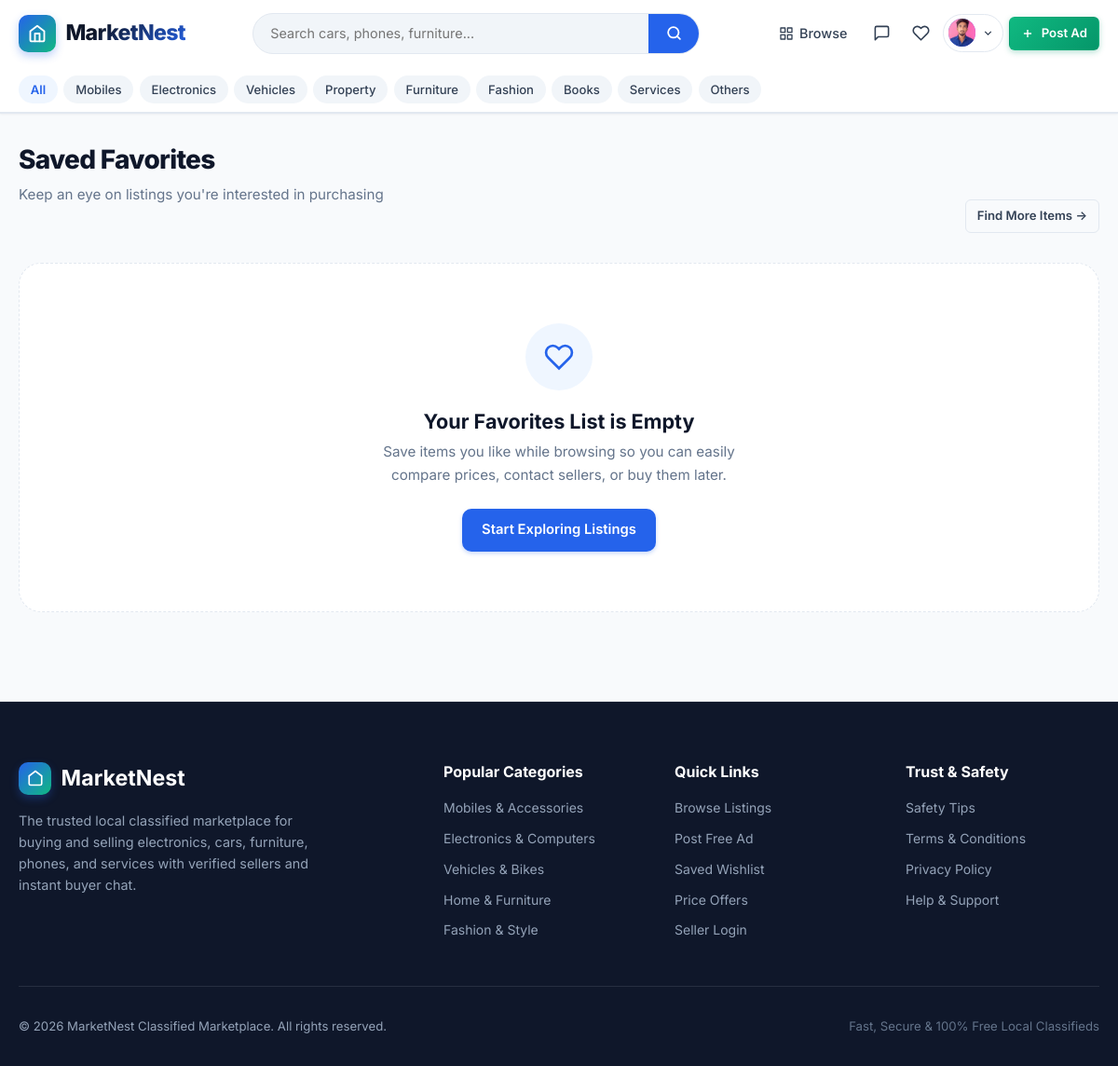
Screenshot of /favorites/ (signed in) with the database file from the repository.
### marketplace/models.py (models this page shows, shortened)
class Profile(models.Model):
    user = models.OneToOneField(User, on_delete=models.CASCADE, related_name='profile')
    phone = models.CharField(max_length=20, blank=True)
    location = models.CharField(max_length=120, blank=True, default='Mumbai, India')
    bio = models.TextField(blank=True, max_length=500)
    avatar = models.ImageField(upload_to='avatars/', blank=True, null=True)
    created_at = models.DateTimeField(auto_now_add=True)
    updated_at = models.DateTimeField(auto_now=True)
    @property
    def avatar_url(self):
        if self.avatar and hasattr(self.avatar, 'url'):
            return self.avatar.url
        return None

class Category(models.Model):
    name = models.CharField(max_length=80, unique=True)
    slug = models.SlugField(max_length=100, unique=True, blank=True)
    icon = models.CharField(max_length=50, default='tag', help_text='Icon identifier (e.g. smartphone, laptop, car, home, armchair, shirt, book, briefcase, wrench, box)')
    description = models.TextField(blank=True)
    order = models.PositiveIntegerField(default=0)
    class Meta:
        verbose_name_plural = 'Categories'
        ordering = ['order', 'name']

### marketplace/views.py (the view)
# urls.py: path('favorites/', views.favorites_view, name='favorites'),
@login_required
def favorites_view(request):
    favorites = Favorite.objects.filter(user=request.user).select_related(
        'listing', 'listing__category', 'listing__seller'
    ).prefetch_related('listing__images')
    return render(request, 'favorites.html', {'favorites': favorites})

### marketplace/context_processors.py (called while the page is built)
def marketplace_context(request):
    context = {
        'all_categories': Category.objects.all()[:10],
        'favorites_count': 0,
        'unread_messages_count': 0,
        'pending_offers_count': 0,
    }
    if request.user.is_authenticated:
        context['favorites_count'] = Favorite.objects.filter(user=request.user).count()
        context['unread_messages_count'] = Message.objects.filter(
            conversation__in=request.user.buyer_conversations.all() | request.user.seller_conversations.all(),
            is_read=False
        ).exclude(sender=request.user).count()
        context['pending_offers_count'] = Offer.objects.filter(
            seller=request.user,
            status='pending'
        ).count()
    return context

### marketplace/templates/favorites.html (shortened to what this page needs)
{% extends 'base.html' %}
{% load static %}
{% block content %}
<div class="container" style="padding-top: 2rem;">
  <div class="section-header">
    <div>
      <h1 class="section-title">Saved Favorites</h1>
      <p class="section-subtitle">Keep an eye on listings you're interested in purchasing</p>
    </div>
    <a href="{% url 'browse' %}" class="btn btn-outline btn-sm">Find More Items &rarr;</a>
  </div>
  {% if favorites %}
    <div class="product-grid">
      {% for fav in favorites %}
        {% with item=fav.listing %}
          <div class="product-card">
            <div class="card-img-wrap">
              {% if item.primary_image_url %}
                <img src="{{ item.primary_image_url }}" alt="{{ item.title }}" class="card-img" loading="lazy">
              {% else %}
                <div style="width:100%; height:100%; display:flex; align-items:center; justify-content:center; background:#e2e8f0; color:#64748b;">
                  <svg width="44" height="44" viewBox="0 0 24 24" fill="none" stroke="currentColor" stroke-width="1.5"><rect x="3" y="3" width="18" height="18" rx="2" ry="2"></rect><circle cx="8.5" cy="8.5" r="1.5"></circle><polyline points="21 15 16 10 5 21"></polyline></svg>
                </div>
              {% endif %}
              <span class="badge badge-primary card-badge-top-left">
                {{ item.get_condition_display }}
              </span>
              <button type="button" class="card-fav-btn active"
                      data-listing-id="{{ item.id }}"
                      data-url="{% url 'toggle_favorite' item.id %}"
                      title="Remove from favorites">
                <svg width="18" height="18" viewBox="0 0 24 24" fill="currentColor" stroke="currentColor" stroke-width="2">
                  <path d="M20.84 4.61a5.5 5.5 0 0 0-7.78 0L12 5.67l-1.06-1.06a5.5 5.5 0 0 0-7.78 7.78l1.06 1.06L12 21.23l7.78-7.78 1.06-1.06a5.5 5.5 0 0 0 0-7.78z"></path>
                </svg>
              </button>
            </div>
            <div class="card-body">
              <div class="card-price-row">
                <span class="card-price">{{ item.formatted_price }}</span>
                {% if item.status == 'sold' %}
                  <span class="badge badge-neutral">Sold</span>
                {% else %}
                  <span class="badge badge-neutral" style="font-size: 0.7rem;">{{ item.category.name }}</span>
                {% endif %}
              </div>
              <h3 class="card-title">
                <a href="{% url 'product_detail' item.id %}">{{ item.title }}</a>
              </h3>
              <div class="card-meta">
                <span class="card-location">{{ item.location }}</span>
                <span class="card-date">Saved {{ fav.created_at|timesince }} ago</span>
              </div>
            </div>
          </div>
        {% endwith %}
      {% endfor %}
    </div>
  {% else %}
    <div class="empty-state">
      <div class="empty-icon-box">
        <svg width="32" height="32" viewBox="0 0 24 24" fill="none" stroke="currentColor" stroke-width="2"><path d="M20.84 4.61a5.5 5.5 0 0 0-7.78 0L12 5.67l-1.06-1.06a5.5 5.5 0 0 0-7.78 7.78l1.06 1.06L12 21.23l7.78-7.78 1.06-1.06a5.5 5.5 0 0 0 0-7.78z"></path></svg>
      </div>
      <h3>Your Favorites List is Empty</h3>
      <p>Save items you like while browsing so you can easily compare prices, contact sellers, or buy them later.</p>
      <a href="{% url 'browse' %}" class="btn btn-primary">Start Exploring Listings</a>
    </div>
  {% endif %}
</div>
{% endblock %}

### marketplace/templates/base.html (shortened to what this page needs)
{% load static %}
<!DOCTYPE html>
<html lang="en">
<head>
  <link rel="stylesheet" href="{% static 'css/style.css' %}">
</head>
<body>
<header class="site-header">
  <div class="container">
    <nav class="navbar">
      <a href="{% url 'home' %}" class="brand-logo" id="siteLogo">
        <div class="brand-icon-box">
          <svg width="20" height="20" viewBox="0 0 24 24" fill="none" stroke="currentColor" stroke-width="2.2" stroke-linecap="round" stroke-linejoin="round">
            <path d="m3 9 9-7 9 7v11a2 2 0 0 1-2 2H5a2 2 0 0 1-2-2z"></path>
            <polyline points="9 22 9 12 15 12 15 22"></polyline>
          </svg>
        </div>
        <span class="brand-name">MarketNest</span>
      </a>
      <div class="header-search">
        <form action="{% url 'browse' %}" method="GET" class="search-bar-inline">
          <input type="text" name="q" placeholder="Search cars, phones, furniture..." value="{{ request.GET.q }}">
          <button type="submit" aria-label="Search">
            <svg width="17" height="17" viewBox="0 0 24 24" fill="none" stroke="currentColor" stroke-width="2.5" stroke-linecap="round" stroke-linejoin="round">
              <circle cx="11" cy="11" r="8"></circle><line x1="21" y1="21" x2="16.65" y2="16.65"></line>
            </svg>
          </button>
        </form>
      </div>
      <div class="nav-actions">
        <div class="nav-links-desktop" id="navDesktopLinks">
          <a href="{% url 'browse' %}" class="nav-link">
            Browse
          </a>
          {% if user.is_authenticated %}
            <a href="{% url 'messages_inbox' %}" class="nav-icon-btn" title="Messages">
              <svg width="19" height="19" viewBox="0 0 24 24" fill="none" stroke="currentColor" stroke-width="2" stroke-linecap="round" stroke-linejoin="round">
                <path d="M21 15a2 2 0 0 1-2 2H7l-4 4V5a2 2 0 0 1 2-2h14a2 2 0 0 1 2 2z"></path>
              </svg>
            </a>
            <a href="{% url 'favorites' %}" class="nav-icon-btn" title="Saved">
              <svg width="19" height="19" viewBox="0 0 24 24" fill="none" stroke="currentColor" stroke-width="2" stroke-linecap="round" stroke-linejoin="round">
                <path d="M20.84 4.61a5.5 5.5 0 0 0-7.78 0L12 5.67l-1.06-1.06a5.5 5.5 0 0 0-7.78 7.78l1.06 1.06L12 21.23l7.78-7.78 1.06-1.06a5.5 5.5 0 0 0 0-7.78z"></path>
              </svg>
            </a>
            <div class="user-menu-dropdown">
              <button type="button" class="user-avatar-btn" id="userMenuBtn" aria-expanded="false">
                <div class="avatar-circle">
                  {% if user.profile.avatar_url %}
                    <img src="{{ user.profile.avatar_url }}" alt="{{ user.username }}">
                  {% else %}
                    {{ user.username|make_list|first|upper }}
                  {% endif %}
                </div>
                <svg width="13" height="13" viewBox="0 0 24 24" fill="none" stroke="currentColor" stroke-width="2.5">
                  <polyline points="6 9 12 15 18 9"></polyline>
                </svg>
              </button>
            </div>
          {% else %}
            <a href="{% url 'login' %}" class="nav-link">Log In</a>
            <a href="{% url 'register' %}" class="btn btn-outline-primary btn-sm">Register</a>
          {% endif %}
          <a href="{% url 'create_listing' %}" class="btn btn-accent btn-sm" id="postAdBtn">
            <svg width="14" height="14" viewBox="0 0 24 24" fill="none" stroke="currentColor" stroke-width="2.5"><line x1="12" y1="5" x2="12" y2="19"></line><line x1="5" y1="12" x2="19" y2="12"></line></svg>
            Post Ad
          </a>
        </div>
      </div>
    </nav>
  </div>
  {% if all_categories %}
  <div class="category-subnav">
    <div class="container">
      <ul class="category-subnav-list">
        <li class="category-subnav-item">
          <a href="{% url 'browse' %}" class="{% if not request.GET.category %}active{% endif %}">All</a>
        </li>
        {% for cat in all_categories %}
        <li class="category-subnav-item">
          <a href="{% url 'browse' %}?category={{ cat.slug }}" class="{% if request.GET.category == cat.slug %}active{% endif %}">{{ cat.name }}</a>
        </li>
        {% endfor %}
      </ul>
    </div>
  </div>
  {% endif %}
</header>
<main class="main-content">
  {% block content %}{% endblock %}
</main>
<footer class="site-footer">
  <div class="container">
    <div class="footer-grid">
      <div class="footer-brand">
        <div style="display:flex;align-items:center;gap:0.65rem;margin-bottom:1rem;">
          <div class="brand-icon-box" style="width:2.2rem;height:2.2rem;">
            <svg width="18" height="18" viewBox="0 0 24 24" fill="none" stroke="currentColor" stroke-width="2.2">
              <path d="m3 9 9-7 9 7v11a2 2 0 0 1-2 2H5a2 2 0 0 1-2-2z"></path>
            </svg>
          </div>
          <h3 style="margin-bottom:0;color:#fff;">MarketNest</h3>
        </div>
        <p>The trusted local classified marketplace for buying and selling electronics, cars, furniture, phones, and services with verified sellers and instant buyer chat.</p>
      </div>
      <div class="footer-col">
        <h4>Popular Categories</h4>
        <div class="footer-links">
          <a href="{% url 'browse' %}?category=mobiles">Mobiles &amp; Accessories</a>
          <a href="{% url 'browse' %}?category=electronics">Electronics &amp; Computers</a>
          <a href="{% url 'browse' %}?category=vehicles">Vehicles &amp; Bikes</a>
          <a href="{% url 'browse' %}?category=furniture">Home &amp; Furniture</a>
          <a href="{% url 'browse' %}?category=fashion">Fashion &amp; Style</a>
        </div>
      </div>
      <div class="footer-col">
        <h4>Quick Links</h4>
        <div class="footer-links">
          <a href="{% url 'browse' %}">Browse Listings</a>
          <a href="{% url 'create_listing' %}">Post Free Ad</a>
          <a href="{% url 'favorites' %}">Saved Wishlist</a>
          <a href="{% url 'offers_list' %}">Price Offers</a>
          <a href="{% url 'login' %}">Seller Login</a>
        </div>
      </div>
      <div class="footer-col">
        <h4>Trust &amp; Safety</h4>
        <div class="footer-links">
          <a href="#safety">Safety Tips</a>
          <a href="#terms">Terms &amp; Conditions</a>
          <a href="#privacy">Privacy Policy</a>
          <a href="#contact">Help &amp; Support</a>
        </div>
      </div>
    </div>
    <div class="footer-bottom">
      <p>&copy; {% now "Y" %} MarketNest Classified Marketplace. All rights reserved.</p>
      <p style="color:#64748b;">Fast, Secure &amp; 100% Free Local Classifieds</p>
    </div>
  </div>
</footer>
</body>
</html>

### rows the page displays
Category: name "Mobiles"
Category: name "Electronics"
Category: name "Vehicles"
Category: name "Property"
Category: name "Furniture"
Category: name "Fashion"
Category: name "Books"
Category: name "Services"
Category: name "Others"
